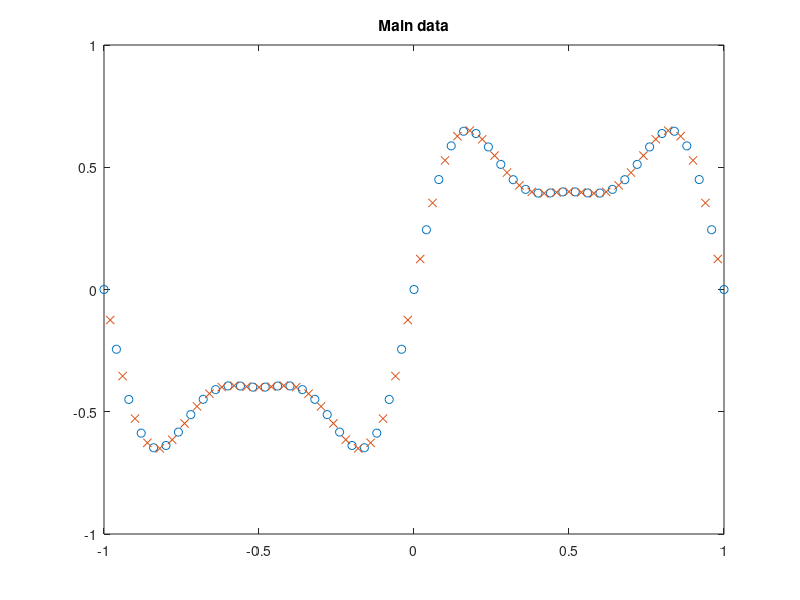

Source code (MATLAB): (Note: this script raises an error after producing the figure.)
% This is a test code for testing simple curve generation

n_pts = 101;
x = linspace(-1, 1, n_pts)';
y = 0.6 * sin(pi * x) + 0.3 * sin(3 * pi * x) + 0.1 * sin(5 * pi * x);
data = [x y];
data_train = data(1 : 2 : n_pts, :);
data_test = data(2 : 2 : n_pts, :);

figure(1)
plot(data_train(:, 1), data_train(:, 2), 'o', data_test(:, 1), data_test(:, 2), 'x')
title('Main data');

n_mfs = 10;

a_fis = anfis(data_train, n_mfs);
a_err = rmse(a_fis, data_test);

e_fis = exanfis(data_train, n_mfs, 'gbellmf');
e_err = rmse(e_fis, data_test);

figure(2)
plot(data_test(:, 1), evalfis(data_test(:, 1), a_fis));
title(a_err);

figure(3)
plot(data_test(:, 1), evalfis(data_test(:, 1), e_fis));
title(e_err);
